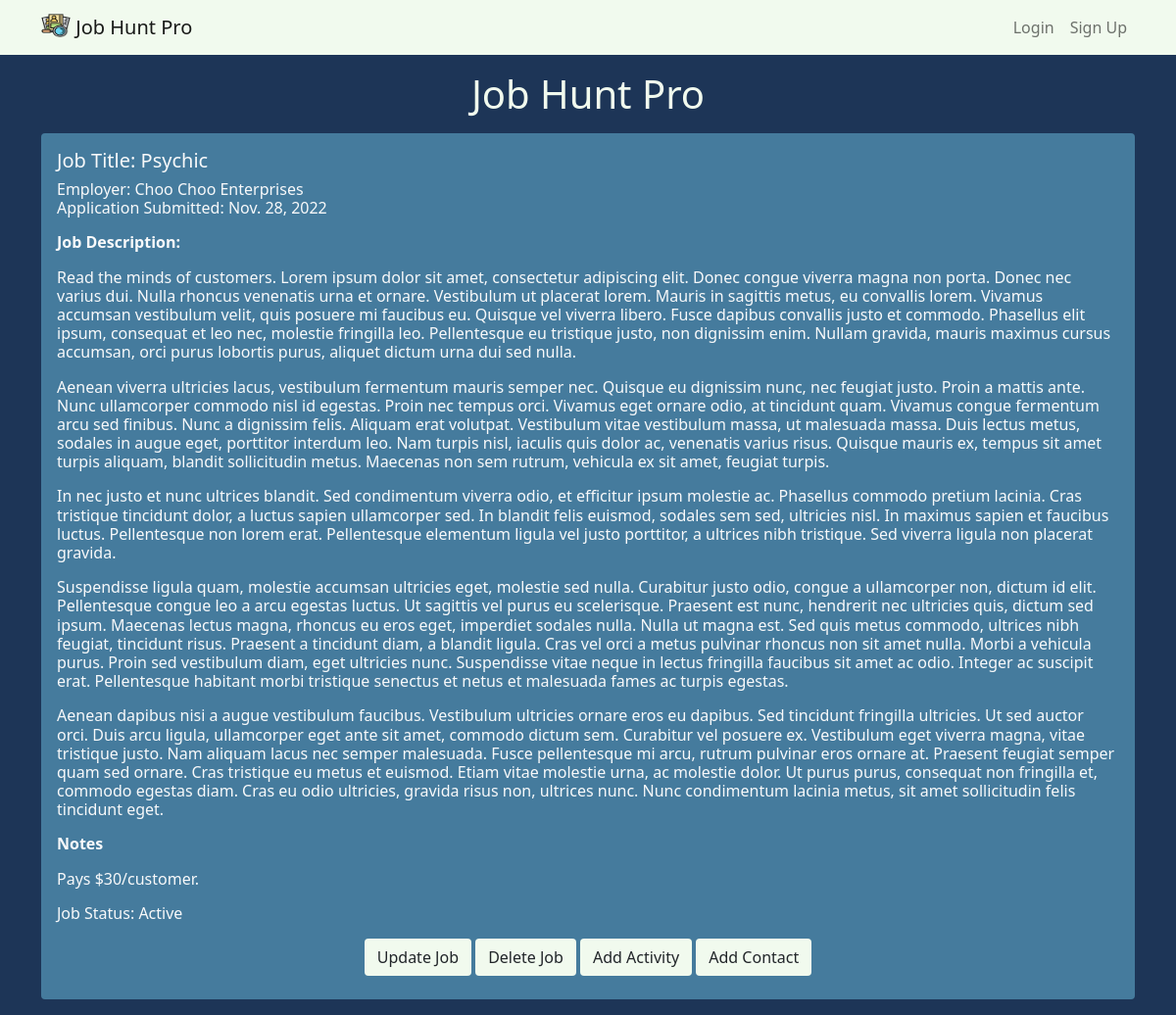
The app's page /detail/5 with its own data.
### jobhunt/models.py (models this page shows, shortened)
class Job(models.Model):
    class status_types(models.TextChoices):
        ACTIVE = 'AC', ('Active')
        NOTSELECTED = 'NS', ('Not Selected')
        WITHDRAWN = 'WD', ('Withdrawn')
    employer = models.CharField(max_length=100)
    job_title = models.CharField(max_length=100, blank=True)
    job_description = models.TextField(blank=True)
    notes = models.TextField(blank=True)
    status = models.CharField(
        max_length=2,
        choices=status_types.choices,
        default=status_types.ACTIVE
    )
    job_application_url = models.TextField(blank=True)
    application_date = models.DateField(auto_now_add=True)
    user = models.ForeignKey(User, on_delete=models.CASCADE)
    def get_status(self):
        return Job.status_types(self.status).label

### jobhunt/views.py (the view)
# urls.py: path('detail/<int:job_id>', views.job_detail, name='job_detail'),
def job_detail(request, job_id):
    job = get_object_or_404(Job, pk=job_id)
    activities = Activity.objects.filter(pk=job_id)
    contacts = Contact.objects.filter(pk=job_id)
    print(contacts)
    print(activities)
    return render(request, 'jobhunt/pages/job_detail.html', {
                    'job': job,
                    'activities': activities,
                    'contacts': contacts,
                 })

### jobhunt/templates/jobhunt/pages/job_detail.html (shortened to what this page needs)
{% extends "base.html"  %}
{% block content %}
    <h1 class="my-3 text-center">Job Hunt Pro</h1>
    <div class="container text-light">
        <div class="container-fluid p-3 my-3 rounded">
            <h5>Job Title: {{ job.job_title }}</h5>
            <h6>Employer: {{ job.employer }}
            <p>Application Submitted: {{ job.application_date }}
            <p><strong>Job Description:</strong></p>
            <p>{{ job.job_description|linebreaks }}</p>
            {% if job.notes %}
                <p><strong>Notes</strong></p>
                <p>{{ job.notes|linebreaks }}</p>
            {% endif %}
            <p class='card-text'>
                Job Status: {{ job.get_status }}
            </p>
            <div class=text-center>
                <a href="#" class="btn">
                    Update Job
                </a>
                <a href="#" class="btn">
                    Delete Job
                </a>
                <a href="{% url 'jobhunt:add_activity' job.id %}" class="btn">
                    Add Activity
                </a>
                <a href="{% url 'jobhunt:add_contact' job.id %}" class="btn">
                    Add Contact
                </a>
            </div>
        </div>
    </div>
{% endblock %}

### jobhunt/static/css/jobhunt.css (style rules this page uses)
body { background-color: #1D3557; color: #F1FAEE; }
.container-fluid { background-color: #457B9D; }
.btn { background-color: #F1FAEE; }

### records on screen
Job: job_title "Psychic", employer "Choo Choo Enterprises", application_date "Nov. 28, 2022", job_description "Read the minds of customers. Lorem ipsum dolor sit amet, consectetur adipiscing elit. Donec congue viverra magna non porta. Donec nec varius dui. Nulla rhoncus venenatis urna et ornare. Vestibulum ut placerat lorem. Mauris in sagittis metus, eu convallis lorem. Vivamus accumsan vestibulum velit, quis posuere mi faucibus eu. Quisque vel viverra libero. Fusce dapibus convallis justo et commodo. Phasellus elit ipsum, consequat et leo nec, molestie fringilla leo. Pellentesque eu tristique justo, non dignissim enim. Nullam gravida, mauris maximus cursus accumsan, orci purus lobortis purus, aliquet dictum urna dui sed nulla. Aenean viverra ultricies lacus, vestibulum fermentum mauris semper nec.…", notes "Pays $30/customer.", get_status "Active"
